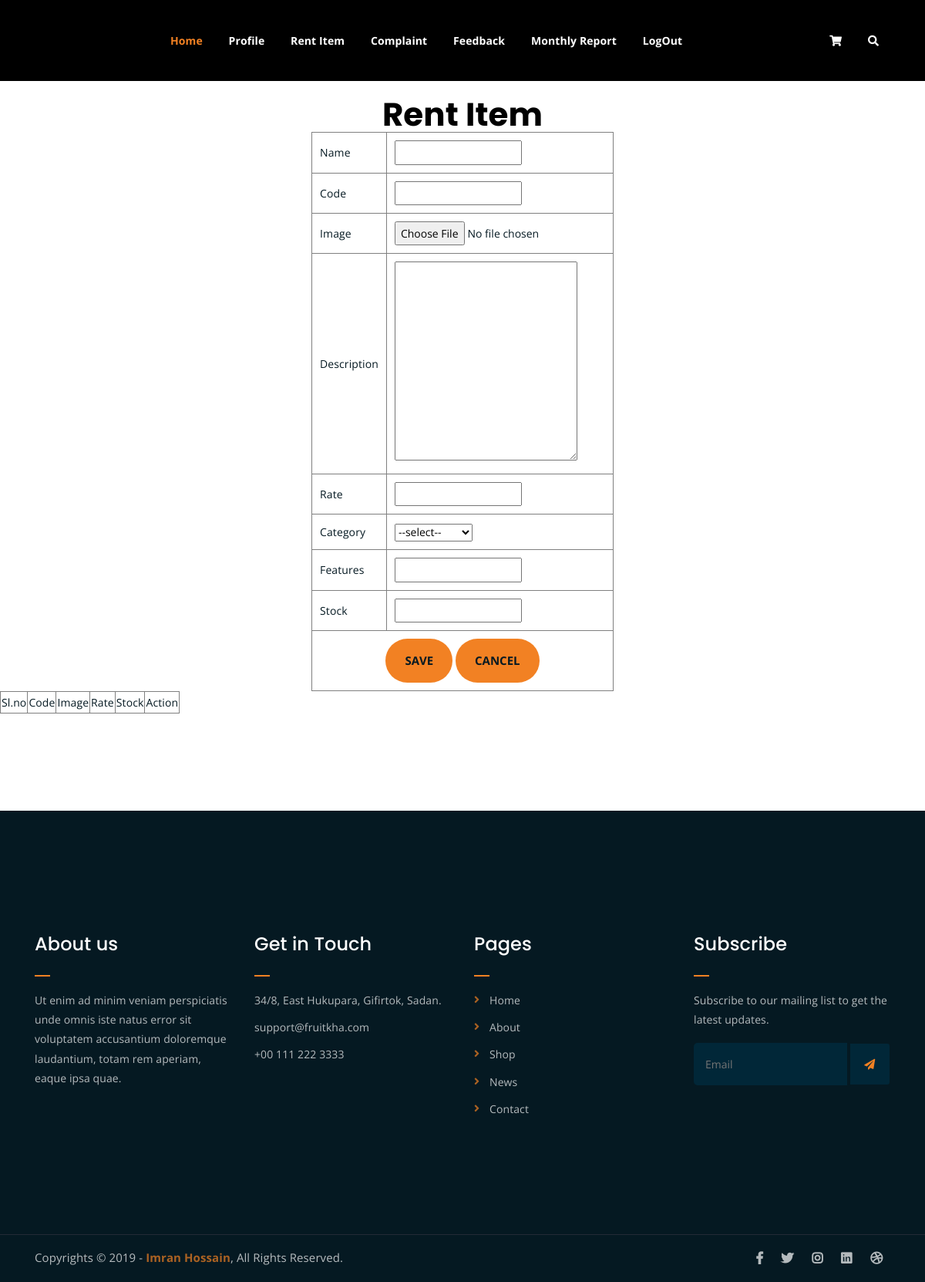
Page /Seller/rentitem/ (signed in) on the earlier database version.
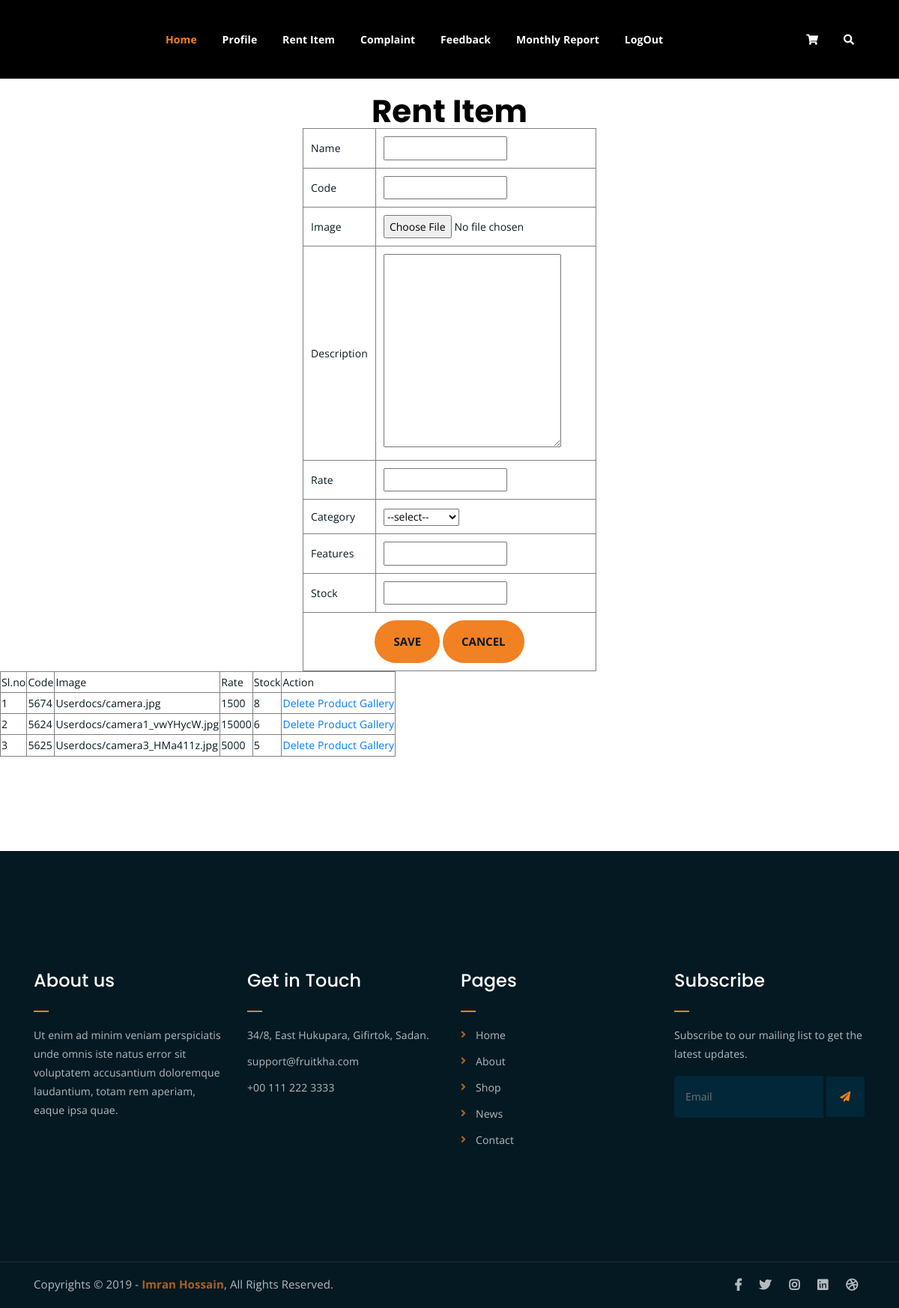
Same page on the later database version.
### Seller/models.py (models this page shows)
class tbl_rentitem(models.Model):
    name=models.CharField(max_length=50)
    code=models.CharField(max_length=50)
    image=models.FileField(upload_to='Userdocs/')
    description=models.TextField()
    rate=models.TextField()
    features=models.CharField(max_length=50)
    stock=models.IntegerField()
    category=models.ForeignKey(tbl_rentcategory,on_delete=models.CASCADE)
    seller=models.ForeignKey(tbl_newseller,on_delete=models.SET_NULL,null=True)
    offerstatus=models.CharField(max_length=50,default=0,null=True)

### Seller/views.py (the view)
# urls.py: path('rentitem/',views.rentitem,name="RentItem"),
def rentitem(request):
    sdata=tbl_newseller.objects.get(id=request.session['sid'])
    rdata=tbl_rentitem.objects.filter(seller=sdata)
    categoryid=tbl_rentcategory.objects.all()
    if request.method=="POST" and request.FILES:
        categorydata=tbl_rentcategory.objects.get(id=request.POST.get('select_category'))
        tbl_rentitem.objects.create(
        name = request.POST.get("txt_name"),
        code = request.POST.get("txt_code"),
        image = request.FILES.get("txt_img"),
        description = request.POST.get("txt_dis"),
        rate = request.POST.get("txt_rate"),
        category = categorydata,
        features = request.POST.get("txt_features"),
        stock = request.POST.get("txt_stock"),
        seller=sdata)
        return render(request,"Seller/RentItem.html",{'rdata':rdata,'categoryid':categoryid})
    else:
        return render(request,"Seller/RentItem.html",{'rdata':rdata,'categoryid':categoryid})

### Seller/Templates/Seller/RentItem.html (shortened to what this page needs)
{% extends 'Seller/header.html'%}
{% load static %}
{% block content %}
<!DOCTYPE html>
<html lang="en">
<head>
</head>
<body>
    <center><h2 style="color: black">Rent Item</h2></center>
    <form action="" method="post" enctype="multipart/form-data">
        <table  align="center" border="1" cellpadding="10">
            <tr>
                <td>Name</td>
                <td><input type="text" name="txt_name" id=""></td>
            </tr>
            <tr>
                <td>Code</td>
                <td><input type="text" name="txt_code" id=""></td>
            </tr>
            <tr>
                <td>Image</td>
                <td><input type="file" name="txt_img" id=""></td>
            </tr>
            <tr>
                <td>Description</td>
                <td><textarea name="txt_dis" id="" cols="30" rows="10"></textarea></td>
            </tr>
            <tr>
                <td>Rate</td>
                <td><input type="text" name="txt_rate" id=""></td>
            </tr>
            <tr>
                <td>Category</td>
                <td><select name="select_category" id="sel_category">
                    <option>--select--</option>
                </select></td>
            </tr>
            <tr>
                <td>Features</td>
                <td><input type="text" name="txt_features" id=""></td>
            </tr>
            <tr>
                <td>Stock</td>
                <td><input type="text" name="txt_stock" id=""></td>
            </tr>
            <tr>
                <td colspan="2" align="center"><input type="submit" name="btn_save" value="Save" id="" >
                    <input type="submit" name="btn_reset" value="Cancel" id=""></td>
            </tr>
        </table>
    </form>
    <table border="1">
        <tr>
            <td>Sl.no</td>
            <td>Code</td>
            <td>Image</td>
            <td>Rate</td>
            <td>Stock</td>
            <td>Action</td>
        </tr>
        <tr>
            {% for i in rdata  %}
<td>{{forloop.counter}}</td>
<td>{{i.code}}</td>
<td>{{i.image}}</td>
<td>{{i.rate}}</td>
<td>{{i.stock}}</td>
<td><a href="{% url 'Seller:del_rentitem' i.id %}">Delete</a>
    <a href="{% url 'Seller:ProductGallery' i.id %}">Product Gallery</a></td>
            </tr>
            {% endfor %}
    </table>
</body>
</html>
{% endblock content %}

Differences in the rows shown:
added tbl_rentitem: code "5674", image "Userdocs/camera.jpg", rate "1500", stock "8"
added tbl_rentitem: code "5624", image "Userdocs/camera1_vwYHycW.jpg", rate "15000", stock "6"
added tbl_rentitem: code "5625", image "Userdocs/camera3_HMa411z.jpg", rate "5000", stock "5"
